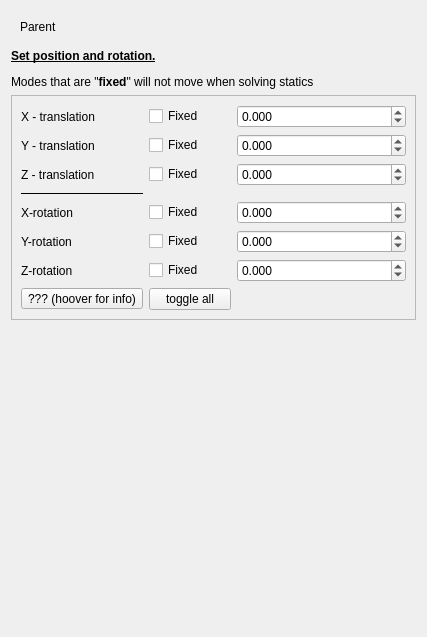
<?xml version="1.0" encoding="UTF-8"?>
<ui version="4.0">
 <class>widget_axis</class>
 <widget class="QWidget" name="widget_axis">
  <property name="geometry">
   <rect>
    <x>0</x>
    <y>0</y>
    <width>427</width>
    <height>637</height>
   </rect>
  </property>
  <property name="windowTitle">
   <string>Form</string>
  </property>
  <property name="locale">
   <locale language="English" country="UnitedStates"/>
  </property>
  <layout class="QVBoxLayout" name="verticalLayout">
   <item>
    <widget class="QWidget" name="widget" native="true">
     <layout class="QHBoxLayout" name="horizontalLayout">
      <item>
       <widget class="QLabel" name="label_8">
        <property name="sizePolicy">
         <sizepolicy hsizetype="Minimum" vsizetype="Preferred">
          <horstretch>0</horstretch>
          <verstretch>0</verstretch>
         </sizepolicy>
        </property>
        <property name="text">
         <string>Parent</string>
        </property>
       </widget>
      </item>
      <item>
       <widget class="QNodePicker" name="widgetParent" native="true">
        <property name="sizePolicy">
         <sizepolicy hsizetype="MinimumExpanding" vsizetype="Preferred">
          <horstretch>0</horstretch>
          <verstretch>0</verstretch>
         </sizepolicy>
        </property>
       </widget>
      </item>
     </layout>
    </widget>
   </item>
   <item>
    <widget class="QLabel" name="label_7">
     <property name="text">
      <string>&lt;html&gt;&lt;head/&gt;&lt;body&gt;&lt;p&gt;&lt;span style=&quot; font-weight:600; text-decoration: underline;&quot;&gt;Set position and rotation.&lt;/span&gt;&lt;/p&gt;&lt;p&gt;Modes that are &amp;quot;&lt;span style=&quot; font-weight:600;&quot;&gt;fixed&lt;/span&gt;&amp;quot; will not move when solving statics&lt;/p&gt;&lt;/body&gt;&lt;/html&gt;</string>
     </property>
     <property name="wordWrap">
      <bool>true</bool>
     </property>
    </widget>
   </item>
   <item>
    <widget class="QFrame" name="frame">
     <property name="sizePolicy">
      <sizepolicy hsizetype="Preferred" vsizetype="Fixed">
       <horstretch>0</horstretch>
       <verstretch>0</verstretch>
      </sizepolicy>
     </property>
     <property name="frameShape">
      <enum>QFrame::StyledPanel</enum>
     </property>
     <property name="frameShadow">
      <enum>QFrame::Raised</enum>
     </property>
     <layout class="QGridLayout" name="gridLayout">
      <item row="1" column="2" colspan="2">
       <widget class="QDoubleSpinBox" name="doubleSpinBox_2">
        <property name="sizePolicy">
         <sizepolicy hsizetype="Preferred" vsizetype="Fixed">
          <horstretch>0</horstretch>
          <verstretch>0</verstretch>
         </sizepolicy>
        </property>
        <property name="decimals">
         <number>3</number>
        </property>
        <property name="minimum">
         <double>-999999999999.000000000000000</double>
        </property>
        <property name="maximum">
         <double>99999999999999.000000000000000</double>
        </property>
       </widget>
      </item>
      <item row="6" column="1">
       <widget class="QCheckBox" name="checkBox_6">
        <property name="text">
         <string>Fixed</string>
        </property>
       </widget>
      </item>
      <item row="0" column="1">
       <widget class="QCheckBox" name="checkBox_1">
        <property name="text">
         <string>Fixed</string>
        </property>
       </widget>
      </item>
      <item row="1" column="0">
       <widget class="QLabel" name="label_2">
        <property name="text">
         <string>Y - translation</string>
        </property>
       </widget>
      </item>
      <item row="5" column="1">
       <widget class="QCheckBox" name="checkBox_5">
        <property name="text">
         <string>Fixed</string>
        </property>
       </widget>
      </item>
      <item row="4" column="1">
       <widget class="QCheckBox" name="checkBox_4">
        <property name="text">
         <string>Fixed</string>
        </property>
       </widget>
      </item>
      <item row="1" column="1">
       <widget class="QCheckBox" name="checkBox_2">
        <property name="text">
         <string>Fixed</string>
        </property>
       </widget>
      </item>
      <item row="4" column="2" colspan="2">
       <widget class="QDoubleSpinBox" name="doubleSpinBox_4">
        <property name="sizePolicy">
         <sizepolicy hsizetype="Preferred" vsizetype="Fixed">
          <horstretch>0</horstretch>
          <verstretch>0</verstretch>
         </sizepolicy>
        </property>
        <property name="decimals">
         <number>3</number>
        </property>
        <property name="minimum">
         <double>-999999999999.000000000000000</double>
        </property>
        <property name="maximum">
         <double>99999999999999.000000000000000</double>
        </property>
        <property name="singleStep">
         <double>5.000000000000000</double>
        </property>
       </widget>
      </item>
      <item row="5" column="2" colspan="2">
       <widget class="QDoubleSpinBox" name="doubleSpinBox_5">
        <property name="sizePolicy">
         <sizepolicy hsizetype="Preferred" vsizetype="Fixed">
          <horstretch>0</horstretch>
          <verstretch>0</verstretch>
         </sizepolicy>
        </property>
        <property name="decimals">
         <number>3</number>
        </property>
        <property name="minimum">
         <double>-999999999999.000000000000000</double>
        </property>
        <property name="maximum">
         <double>99999999999999.000000000000000</double>
        </property>
        <property name="singleStep">
         <double>5.000000000000000</double>
        </property>
       </widget>
      </item>
      <item row="2" column="2" colspan="2">
       <widget class="QDoubleSpinBox" name="doubleSpinBox_3">
        <property name="sizePolicy">
         <sizepolicy hsizetype="Preferred" vsizetype="Fixed">
          <horstretch>0</horstretch>
          <verstretch>0</verstretch>
         </sizepolicy>
        </property>
        <property name="decimals">
         <number>3</number>
        </property>
        <property name="minimum">
         <double>-999999999999.000000000000000</double>
        </property>
        <property name="maximum">
         <double>99999999999999.000000000000000</double>
        </property>
       </widget>
      </item>
      <item row="2" column="1">
       <widget class="QCheckBox" name="checkBox_3">
        <property name="text">
         <string>Fixed</string>
        </property>
       </widget>
      </item>
      <item row="6" column="2" colspan="2">
       <widget class="QDoubleSpinBox" name="doubleSpinBox_6">
        <property name="sizePolicy">
         <sizepolicy hsizetype="Preferred" vsizetype="Fixed">
          <horstretch>0</horstretch>
          <verstretch>0</verstretch>
         </sizepolicy>
        </property>
        <property name="decimals">
         <number>3</number>
        </property>
        <property name="minimum">
         <double>-999999999999.000000000000000</double>
        </property>
        <property name="maximum">
         <double>99999999999999.000000000000000</double>
        </property>
        <property name="singleStep">
         <double>5.000000000000000</double>
        </property>
       </widget>
      </item>
      <item row="4" column="0">
       <widget class="QLabel" name="label_4">
        <property name="text">
         <string>X-rotation</string>
        </property>
       </widget>
      </item>
      <item row="2" column="0">
       <widget class="QLabel" name="label_3">
        <property name="text">
         <string>Z - translation</string>
        </property>
       </widget>
      </item>
      <item row="6" column="0">
       <widget class="QLabel" name="label_6">
        <property name="text">
         <string>Z-rotation</string>
        </property>
       </widget>
      </item>
      <item row="0" column="2" colspan="2">
       <widget class="QDoubleSpinBox" name="doubleSpinBox_1">
        <property name="sizePolicy">
         <sizepolicy hsizetype="Preferred" vsizetype="Fixed">
          <horstretch>0</horstretch>
          <verstretch>0</verstretch>
         </sizepolicy>
        </property>
        <property name="decimals">
         <number>3</number>
        </property>
        <property name="minimum">
         <double>-999999999999.000000000000000</double>
        </property>
        <property name="maximum">
         <double>99999999999999.000000000000000</double>
        </property>
       </widget>
      </item>
      <item row="0" column="0">
       <widget class="QLabel" name="label">
        <property name="text">
         <string>X - translation</string>
        </property>
       </widget>
      </item>
      <item row="3" column="0">
       <widget class="QFrame" name="frame_2">
        <property name="frameShape">
         <enum>QFrame::HLine</enum>
        </property>
        <property name="frameShadow">
         <enum>QFrame::Plain</enum>
        </property>
       </widget>
      </item>
      <item row="5" column="0">
       <widget class="QLabel" name="label_5">
        <property name="text">
         <string>Y-rotation</string>
        </property>
       </widget>
      </item>
      <item row="7" column="1">
       <widget class="QPushButton" name="pbToggleAllFixes">
        <property name="text">
         <string>toggle all</string>
        </property>
       </widget>
      </item>
      <item row="7" column="0">
       <widget class="QToolButton" name="toolButton">
        <property name="toolTip">
         <string>&lt;html&gt;&lt;head/&gt;&lt;body&gt;&lt;p&gt;&lt;span style=&quot; font-weight:600;&quot;&gt;Definition:&lt;/span&gt;&lt;/p&gt;&lt;p&gt;Rotation is defined as a rotation about a single axis.&lt;/p&gt;&lt;p&gt;- The axis of rotation is defined by the X,Y and Z components of the rotation.&lt;/p&gt;&lt;p&gt;- The angle or rotation is defined by the length of the rotation vector.&lt;/p&gt;&lt;p&gt;&lt;span style=&quot; font-weight:600;&quot;&gt;&lt;br/&gt;Examples:&lt;/span&gt;&lt;/p&gt;&lt;p&gt;x=0, y=0, z=90 ---&amp;gt; 90 degees Rotation about Z-axis&lt;/p&gt;&lt;p&gt;x=10, y= 10, z= 0 --&amp;gt; Axis of rotation is (1,1,0) and rotation angle |(10,10,0)| = sqrt(200)&lt;/p&gt;&lt;p&gt;x=Free, y =0, z= 0 --&amp;gt; Axis system is free to rotate about the x-axis&lt;/p&gt;&lt;p&gt;x=Free, y = Free, z=0 --&amp;gt; Axis system is free to rotate about any axis with z=0. The effect of this is hard to visualize.&lt;/p&gt;&lt;p&gt;&lt;br/&gt;&lt;/p&gt;&lt;p&gt;&lt;span style=&quot; font-weight:600;&quot;&gt;Tips:&lt;/span&gt;&lt;/p&gt;&lt;p&gt;To define subsequent rotations about different axis it is often more convenient to stack axis-nodes on top of eachother. For example to model a rotation of 20 degrees about the z-axis (yaw) and rotation of 5 degrees about the y-axis (pitch) simply consider the following:&lt;/p&gt;&lt;p&gt;1. Create an axis system for the yaw. Set the rotation to (0,0,20)&lt;/p&gt;&lt;p&gt;2. Create a second axis system and place it under yaw. Set the rotation of this axis system to (0,5,0).&lt;/p&gt;&lt;/body&gt;&lt;/html&gt;</string>
        </property>
        <property name="layoutDirection">
         <enum>Qt::RightToLeft</enum>
        </property>
        <property name="text">
         <string>??? (hoover for info)</string>
        </property>
       </widget>
      </item>
     </layout>
    </widget>
   </item>
   <item>
    <spacer name="verticalSpacer">
     <property name="orientation">
      <enum>Qt::Vertical</enum>
     </property>
     <property name="sizeHint" stdset="0">
      <size>
       <width>20</width>
       <height>40</height>
      </size>
     </property>
    </spacer>
   </item>
  </layout>
 </widget>
 <customwidgets>
  <customwidget>
   <class>QNodePicker</class>
   <extends>QWidget</extends>
   <header>DAVE.gui.helpers.qnodepicker</header>
   <container>1</container>
  </customwidget>
 </customwidgets>
 <tabstops>
  <tabstop>checkBox_1</tabstop>
  <tabstop>doubleSpinBox_1</tabstop>
  <tabstop>checkBox_2</tabstop>
  <tabstop>doubleSpinBox_2</tabstop>
  <tabstop>checkBox_3</tabstop>
  <tabstop>doubleSpinBox_3</tabstop>
  <tabstop>checkBox_4</tabstop>
  <tabstop>doubleSpinBox_4</tabstop>
  <tabstop>checkBox_5</tabstop>
  <tabstop>doubleSpinBox_5</tabstop>
  <tabstop>checkBox_6</tabstop>
  <tabstop>doubleSpinBox_6</tabstop>
  <tabstop>pbToggleAllFixes</tabstop>
  <tabstop>toolButton</tabstop>
 </tabstops>
 <resources/>
 <connections/>
</ui>
